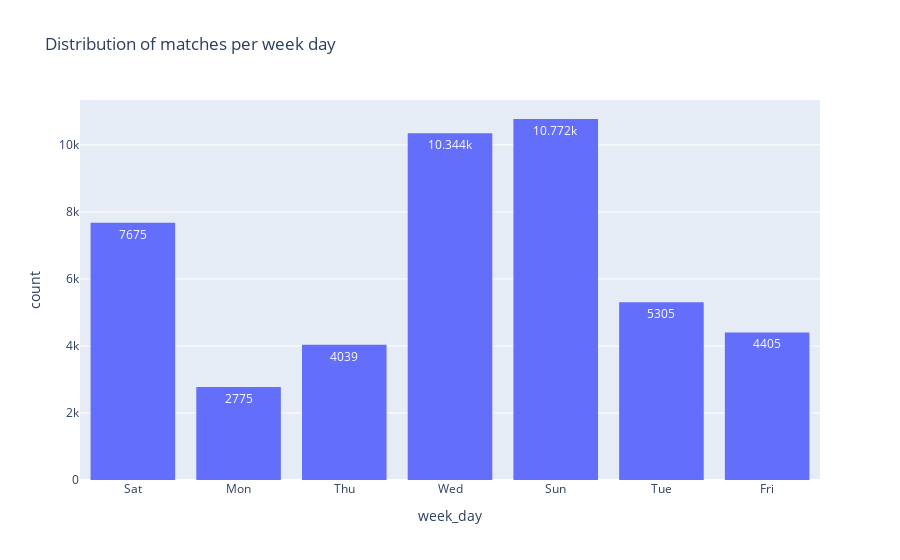

Notebook code for this chart:
### Code cell
fig = px.histogram(results,
                   x = 'week_day',
                   text_auto = True,
                   title = 'Distribution of matches per week day')

fig.update_layout(bargap = 0.2)
fig.show()

print('From my perspective, Mid-week and weekends witness most games due to audience considerations, tradition, & logistics')

### Figure 1 — Plotly figure (JSON) as saved in the notebook; plotly's stock layout.template omitted (floating-point values rounded to 4 significant figures; data arrays with more than 128 entries replaced by an {"elided": "..."} marker saying what was removed)
{"data": [{"alignmentgroup": "True", "bingroup": "x", "hovertemplate": "week_day=%{x}<br>count=%{y}<extra></extra>", "legendgroup": "", "marker": {"color": "#636efa", "pattern": {"shape": ""}}, "name": "", "offsetgroup": "", "orientation": "v", "showlegend": false, "texttemplate": "%{value}", "type": "histogram", "x": {"elided": "45315 str values"}, "xaxis": "x", "yaxis": "y"}], "layout": {"bargap": 0.2, "barmode": "relative", "legend": {"tracegroupgap": 0}, "title": {"text": "Distribution of matches per week day"}, "xaxis": {"anchor": "y", "domain": [0, 1], "title": {"text": "week_day"}}, "yaxis": {"anchor": "x", "domain": [0, 1], "title": {"text": "count"}}}}
